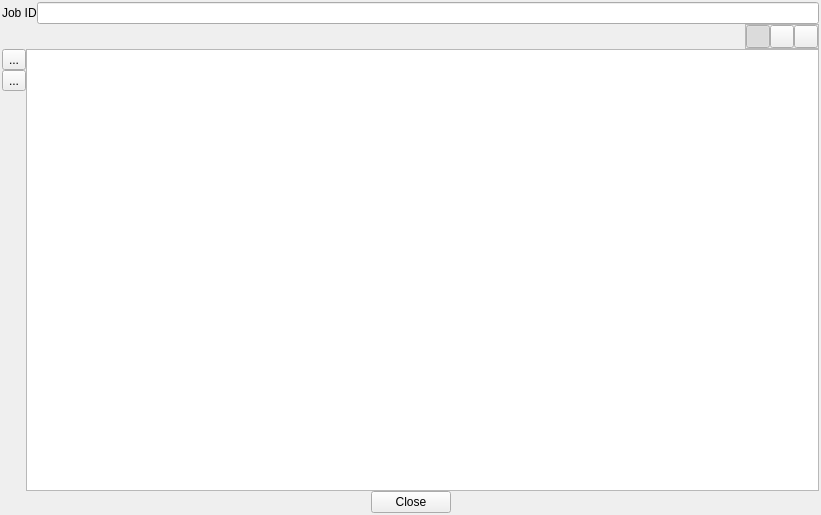
<?xml version="1.0" encoding="UTF-8"?>
<ui version="4.0">
 <class>LoadLevelerMonitor::Widgets::JobDetailWidget</class>
 <widget class="QWidget" name="LoadLevelerMonitor::Widgets::JobDetailWidget">
  <property name="geometry">
   <rect>
    <x>0</x>
    <y>0</y>
    <width>821</width>
    <height>515</height>
   </rect>
  </property>
  <property name="windowTitle">
   <string>Loadleveler Job Detail Viewer</string>
  </property>
  <layout class="QGridLayout" name="gridLayout_2">
   <property name="leftMargin">
    <number>2</number>
   </property>
   <property name="topMargin">
    <number>2</number>
   </property>
   <property name="rightMargin">
    <number>2</number>
   </property>
   <property name="bottomMargin">
    <number>2</number>
   </property>
   <property name="spacing">
    <number>0</number>
   </property>
   <item row="0" column="0">
    <layout class="QHBoxLayout" name="horizontalLayout">
     <item>
      <widget class="QLabel" name="label">
       <property name="contextMenuPolicy">
        <enum>Qt::PreventContextMenu</enum>
       </property>
       <property name="text">
        <string>Job ID</string>
       </property>
      </widget>
     </item>
     <item>
      <widget class="QLineEdit" name="job_id_line_edit"/>
     </item>
    </layout>
   </item>
   <item row="1" column="0">
    <layout class="QHBoxLayout" name="horizontalLayout_2">
     <item>
      <spacer name="horizontalSpacer">
       <property name="orientation">
        <enum>Qt::Horizontal</enum>
       </property>
       <property name="sizeHint" stdset="0">
        <size>
         <width>40</width>
         <height>20</height>
        </size>
       </property>
      </spacer>
     </item>
     <item>
      <widget class="QFrame" name="style_group_frame">
       <property name="frameShape">
        <enum>QFrame::StyledPanel</enum>
       </property>
       <property name="frameShadow">
        <enum>QFrame::Raised</enum>
       </property>
       <layout class="QGridLayout" name="gridLayout_5">
        <property name="leftMargin">
         <number>0</number>
        </property>
        <property name="topMargin">
         <number>0</number>
        </property>
        <property name="rightMargin">
         <number>0</number>
        </property>
        <property name="bottomMargin">
         <number>0</number>
        </property>
        <property name="spacing">
         <number>0</number>
        </property>
        <item row="0" column="1">
         <widget class="QToolButton" name="tree_style_button">
          <property name="toolTip">
           <string>表格</string>
          </property>
          <property name="text">
           <string/>
          </property>
          <property name="icon">
           <iconset resource="../loadleveler_monitor.qrc">
            <normaloff>:/loadleveler_monitor/images/table-style.png</normaloff>:/loadleveler_monitor/images/table-style.png</iconset>
          </property>
          <property name="checkable">
           <bool>true</bool>
          </property>
          <property name="checked">
           <bool>false</bool>
          </property>
         </widget>
        </item>
        <item row="0" column="2">
         <widget class="QToolButton" name="response_style_button">
          <property name="toolTip">
           <string>图形</string>
          </property>
          <property name="text">
           <string/>
          </property>
          <property name="icon">
           <iconset resource="../loadleveler_monitor.qrc">
            <normaloff>:/loadleveler_monitor/images/response-style.png</normaloff>:/loadleveler_monitor/images/response-style.png</iconset>
          </property>
          <property name="checkable">
           <bool>true</bool>
          </property>
         </widget>
        </item>
        <item row="0" column="0">
         <widget class="QToolButton" name="output_style_button">
          <property name="toolTip">
           <string>文本</string>
          </property>
          <property name="text">
           <string/>
          </property>
          <property name="icon">
           <iconset resource="../loadleveler_monitor.qrc">
            <normaloff>:/loadleveler_monitor/images/text-style.png</normaloff>:/loadleveler_monitor/images/text-style.png</iconset>
          </property>
          <property name="checkable">
           <bool>true</bool>
          </property>
          <property name="checked">
           <bool>true</bool>
          </property>
         </widget>
        </item>
       </layout>
      </widget>
     </item>
    </layout>
   </item>
   <item row="2" column="0">
    <widget class="QStackedWidget" name="stacked_widget">
     <property name="currentIndex">
      <number>0</number>
     </property>
     <widget class="QWidget" name="output_style_page">
      <layout class="QGridLayout" name="gridLayout">
       <property name="leftMargin">
        <number>0</number>
       </property>
       <property name="topMargin">
        <number>0</number>
       </property>
       <property name="rightMargin">
        <number>0</number>
       </property>
       <property name="bottomMargin">
        <number>0</number>
       </property>
       <property name="spacing">
        <number>0</number>
       </property>
       <item row="0" column="0">
        <layout class="QVBoxLayout" name="verticalLayout">
         <property name="spacing">
          <number>0</number>
         </property>
         <item>
          <widget class="QToolButton" name="scroll_to_end_button">
           <property name="text">
            <string>...</string>
           </property>
           <property name="icon">
            <iconset resource="../../core_plugin/core.qrc">
             <normaloff>:/core/images/go-jump-locationbar.png</normaloff>:/core/images/go-jump-locationbar.png</iconset>
           </property>
           <property name="checkable">
            <bool>true</bool>
           </property>
          </widget>
         </item>
         <item>
          <widget class="QToolButton" name="line_wrap_tool_button">
           <property name="text">
            <string>...</string>
           </property>
           <property name="icon">
            <iconset resource="../../core_plugin/core.qrc">
             <normaloff>:/core/images/scroll-to-end.png</normaloff>:/core/images/scroll-to-end.png</iconset>
           </property>
           <property name="checkable">
            <bool>true</bool>
           </property>
          </widget>
         </item>
         <item>
          <spacer name="verticalSpacer">
           <property name="orientation">
            <enum>Qt::Vertical</enum>
           </property>
           <property name="sizeHint" stdset="0">
            <size>
             <width>20</width>
             <height>40</height>
            </size>
           </property>
          </spacer>
         </item>
        </layout>
       </item>
       <item row="0" column="1">
        <widget class="QTextBrowser" name="output_text_browser"/>
       </item>
      </layout>
     </widget>
     <widget class="QWidget" name="tree_style_page">
      <layout class="QGridLayout" name="gridLayout_4">
       <property name="leftMargin">
        <number>0</number>
       </property>
       <property name="topMargin">
        <number>0</number>
       </property>
       <property name="rightMargin">
        <number>0</number>
       </property>
       <property name="bottomMargin">
        <number>0</number>
       </property>
       <property name="horizontalSpacing">
        <number>0</number>
       </property>
       <item row="0" column="0">
        <widget class="QTreeView" name="tree_view">
         <property name="contextMenuPolicy">
          <enum>Qt::CustomContextMenu</enum>
         </property>
         <property name="editTriggers">
          <set>QAbstractItemView::NoEditTriggers</set>
         </property>
        </widget>
       </item>
      </layout>
     </widget>
     <widget class="QWidget" name="response_style_page">
      <layout class="QGridLayout" name="gridLayout_3">
       <item row="0" column="0">
        <widget class="QTextBrowser" name="response_text_browser"/>
       </item>
      </layout>
     </widget>
    </widget>
   </item>
   <item row="3" column="0">
    <layout class="QHBoxLayout" name="horizontalLayout_3">
     <item>
      <spacer name="horizontalSpacer_2">
       <property name="orientation">
        <enum>Qt::Horizontal</enum>
       </property>
       <property name="sizeHint" stdset="0">
        <size>
         <width>40</width>
         <height>20</height>
        </size>
       </property>
      </spacer>
     </item>
     <item>
      <widget class="QPushButton" name="close_button">
       <property name="text">
        <string>Close</string>
       </property>
      </widget>
     </item>
     <item>
      <spacer name="horizontalSpacer_3">
       <property name="orientation">
        <enum>Qt::Horizontal</enum>
       </property>
       <property name="sizeHint" stdset="0">
        <size>
         <width>40</width>
         <height>20</height>
        </size>
       </property>
      </spacer>
     </item>
    </layout>
   </item>
  </layout>
  <action name="action_output_style">
   <property name="checkable">
    <bool>true</bool>
   </property>
   <property name="icon">
    <iconset resource="../loadleveler_monitor.qrc">
     <normaloff>:/loadleveler_monitor/images/text-style.png</normaloff>:/loadleveler_monitor/images/text-style.png</iconset>
   </property>
   <property name="text">
    <string>Output style</string>
   </property>
  </action>
  <action name="action_tree_style">
   <property name="checkable">
    <bool>true</bool>
   </property>
   <property name="icon">
    <iconset resource="../loadleveler_monitor.qrc">
     <normaloff>:/loadleveler_monitor/images/table-style.png</normaloff>:/loadleveler_monitor/images/table-style.png</iconset>
   </property>
   <property name="text">
    <string>Tree style</string>
   </property>
  </action>
  <action name="action_response_style">
   <property name="checkable">
    <bool>true</bool>
   </property>
   <property name="icon">
    <iconset resource="../loadleveler_monitor.qrc">
     <normaloff>:/loadleveler_monitor/images/response-style.png</normaloff>:/loadleveler_monitor/images/response-style.png</iconset>
   </property>
   <property name="text">
    <string>Response style</string>
   </property>
  </action>
  <action name="action_scroll_to_end">
   <property name="checkable">
    <bool>true</bool>
   </property>
   <property name="icon">
    <iconset resource="../../core_plugin/core.qrc">
     <normaloff>:/core/images/scroll-to-end.png</normaloff>:/core/images/scroll-to-end.png</iconset>
   </property>
   <property name="text">
    <string>Scroll to end</string>
   </property>
  </action>
  <action name="action_line_wrap">
   <property name="checkable">
    <bool>true</bool>
   </property>
   <property name="icon">
    <iconset resource="../../core_plugin/core.qrc">
     <normaloff>:/core/images/go-jump-locationbar.png</normaloff>:/core/images/go-jump-locationbar.png</iconset>
   </property>
   <property name="text">
    <string>Line wrap</string>
   </property>
  </action>
 </widget>
 <resources>
  <include location="../loadleveler_monitor.qrc"/>
  <include location="../../core_plugin/core.qrc"/>
 </resources>
 <connections/>
</ui>
